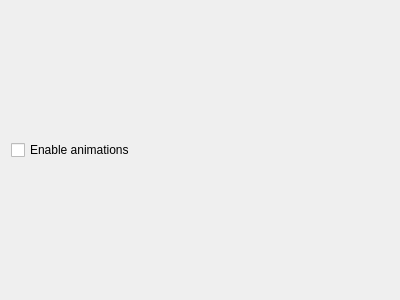
<?xml version="1.0" encoding="UTF-8"?>
<ui version="4.0">
 <class>AnimationConfigWidget</class>
 <widget class="QWidget" name="AnimationConfigWidget">
  <property name="geometry">
   <rect>
    <x>0</x>
    <y>0</y>
    <width>400</width>
    <height>300</height>
   </rect>
  </property>
  <layout class="QGridLayout" name="gridLayout">
   <item row="0" column="0" colspan="2">
    <widget class="QCheckBox" name="animationsEnabled_">
     <property name="text">
      <string>Enable animations</string>
     </property>
    </widget>
   </item>
  </layout>
 </widget>
 <resources/>
 <connections/>
</ui>
